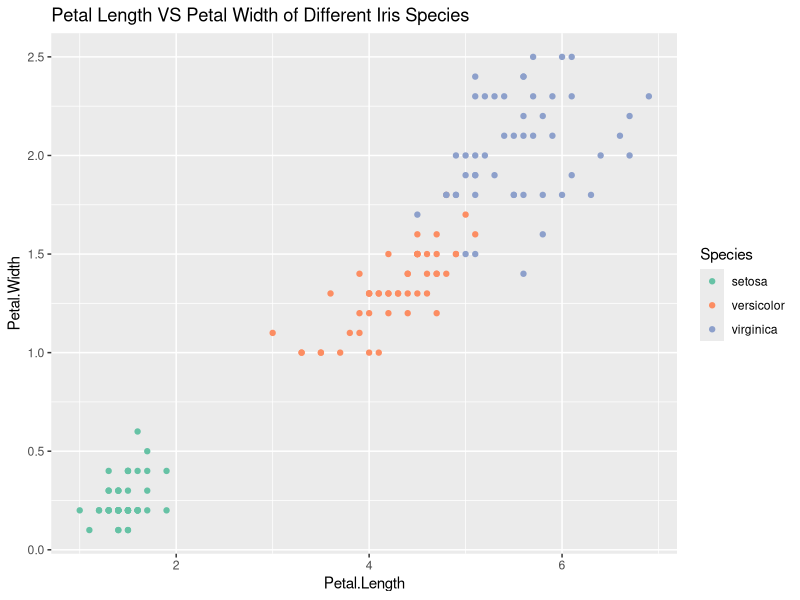

Generate this figure with R:
## ---- chunk 1
knitr::opts_chunk$set(echo = FALSE)
library(ggplot2)
library(dplyr)
library(tidyr)
library(magrittr)
## ---- chunk 2
knitr::kable(head(cars, 5))
    knitr::kable(mutate(head(cars, 5), time = round((dist/speed), digit = 2)))

## ---- chunk 3
 knitr::kable(sleep)
 knitr::kable(sleep %>% 
                spread(group, extra))

## ---- chunk 4
plot <- ggplot(iris) +
  geom_point(aes(x = Petal.Length, y = Petal.Width, color = Species)) +
  scale_color_brewer(palette="Set2") +
  labs(title = "Petal Length VS Petal Width of Different Iris Species") 
print(plot)
